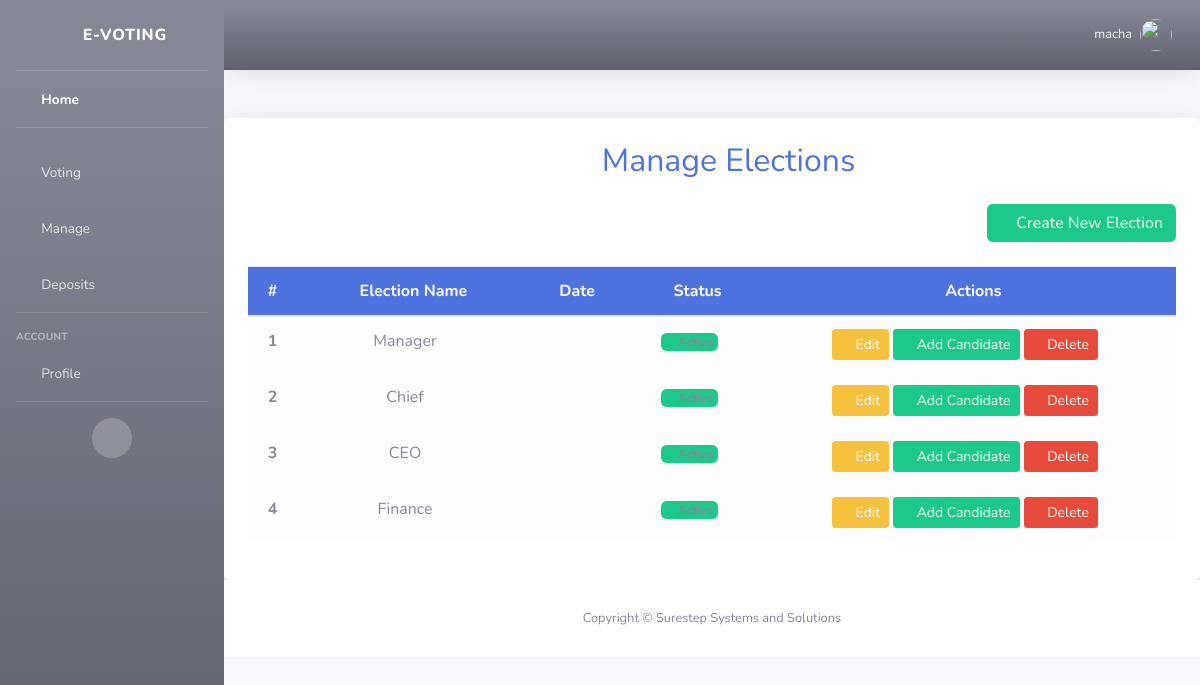
/man_elections (signed in), run on the app's committed database.
### webapp/models.py (models this page shows, shortened)
class Election(models.Model):
    STATUS_CHOICES = [
        ('pending', 'Pending'),
        ('active', 'Active'),
    ]
    name = models.CharField(max_length=255, unique=True)
    date = models.DateField()
    created_at = models.DateTimeField(default=timezone.now)
    status = models.CharField(max_length=10, choices=STATUS_CHOICES, default='pending')

### webapp/views.py (the view)
# urls.py: path('man_elections', views.manage_elections, name='man_elections'),
@login_required
def manage_elections(request):
    if request.method == "POST":
        election_id = request.POST.get("election_id")
        election = get_object_or_404(Election, id=election_id)
        election.delete()
        messages.success(request, "Election deleted successfully!")
        return redirect('manage_elections')  # Redirect after deletion
    elections = Election.objects.all()
    return render(request, 'man_elections.html', {'elections': elections})

### webapp/templates/man_elections.html (shortened to what this page needs)
{% extends 'base.html' %}
{% load static %}
{% block content %}
<div class="container mt-5 p-4 shadow-lg bg-white rounded">
    <h2 class="text-center mb-4 text-primary">
        <i class="fas fa-cogs"></i> Manage Elections
    </h2>
    <div class="d-flex justify-content-end mb-4">
        <a href="{% url 'create_election' %}" class="btn btn-success">
            <i class="fas fa-plus-circle"></i> Create New Election
        </a>
    </div>
    <div class="table-responsive">
        <table class="table table-hover text-center align-middle">
            <thead class="bg-primary text-white">
                <tr>
                    <th scope="col">#</th>
                    <th scope="col"><i class="fas fa-poll"></i> Election Name</th>
                    <th scope="col"><i class="fas fa-calendar-alt"></i> Date</th>
                    <th scope="col"><i class="fas fa-info-circle"></i> Status</th>
                    <th scope="col"><i class="fas fa-tools"></i> Actions</th>
                </tr>
            </thead>
            <tbody>
                {% for election in elections %}
                <tr class="table-light">
                    <th scope="row">{{ forloop.counter }}</th>
                    <td class="fw-bold">{{ election.name }}</td>
                    <td>{{ election.election_date }}</td>
                    <td>
                        {% if election.status == 'pending' %}
                        <span class="badge bg-warning text-dark"><i class="fas fa-clock"></i> Pending</span>
                        {% elif election.status == 'active' %}
                        <span class="badge bg-success"><i class="fas fa-check-circle"></i> Active</span>
                        {% else %}
                        <span class="badge bg-secondary"><i class="fas fa-flag-checkered text-light"></i> <span class="text-light">Completed</span></span>
                        {% endif %}
                    </td>
                    <td>
                        <button class="btn btn-warning btn-sm edit-election-btn"
                            data-id="{{ election.id }}"
                            data-name="{{ election.name }}"
                            data-status="{{ election.status }}"
                            data-date="{{ election.election_date }}">
                            <i class="fas fa-edit"></i> Edit
                        </button>
                        <a href="{% url 'create_candidate' %}?id={{ election.id }}" class="btn btn-success btn-sm">
                            <i class="fas fa-plus"></i> Add Candidate
                        </a>
                        <a href="{% url 'delete_election' %}?id={{ election.id }}" class="btn btn-danger btn-sm">
                            <i class="fas fa-trash-alt"></i> Delete
                        </a>
                    </td>
                </tr>
                {% empty %}
                <tr>
                    <td colspan="5" class="text-center text-muted">
                        <i class="fas fa-info-circle"></i> No elections available.
                    </td>
                </tr>
                {% endfor %}
            </tbody>
        </table>
    </div>
</div>
{% endblock %}

### webapp/templates/base.html (shortened to what this page needs)
{% load static %}
<!DOCTYPE html>
<html lang="en">
<head>
    <link href="{% static "vendor/fontawesome-free/css/all.min.css" %}" rel="stylesheet" type="text/css">
    <link href="{% static "css/sb-admin-2.min.css" %}" rel="stylesheet">
    <link href="{% static "vendor/datatables/dataTables.bootstrap4.min.css" %}" rel="stylesheet">
</head>
<body id="page-top">
    <div id="wrapper">
        <ul class="navbar-nav bg-gradient-secondary sidebar sidebar-dark accordion" id="accordionSidebar">
            <a class="sidebar-brand d-flex align-items-center justify-content-center" href="#">
                <div class="sidebar-brand-icon rotate-n-15">
                    <i class="fas fa-poll"></i>
                </div>
                <div class="sidebar-brand-text mx-3">E-Voting</div>
            </a>
            <hr class="sidebar-divider my-0">
            <li class="nav-item active">
                <a class="nav-link" href="#">
                    <i class="fas fa-fw fa-home"></i>
                    <span>Home</span>
                </a>
            </li>
            <hr class="sidebar-divider">
            <li class="nav-item">
                <a class="nav-link collapsed" href="#" data-toggle="collapse" data-target="#collapseLoans" aria-expanded="true" aria-controls="collapseLoans">
                    <i class="fas fa-fw fa-receipt"></i>
                    <span>Voting</span>
                </a>
                <div id="collapseLoans" class="collapse" aria-labelledby="headingLoans" data-parent="#accordionSidebar">
                <li class="nav-item">
                    <a class="nav-link collapsed" href="#" data-toggle="collapse" data-target="#collapsemanage" aria-expanded="true" aria-controls="collapsemanage">
                        <i class="fas fa-fw fa-receipt"></i>
                        <span>Manage</span>
                    </a>
                </li>
            <li class="nav-item">
                <a class="nav-link" href="#">
                    <i class="fas fa-fw fa-hand-holding-usd"></i>
                    <span>Deposits</span>
                </a>
            </li>
            <hr class="sidebar-divider">
            <div class="sidebar-heading">Account</div>
            <li class="nav-item">
                <a class="nav-link collapsed" href="#" data-toggle="collapse" data-target="#collapseAccount" aria-expanded="true" aria-controls="collapseAccount">
                    <i class="fas fa-fw fa-user"></i>
                    <span>Profile</span>
                </a>
            </li>
            <hr class="sidebar-divider d-none d-md-block">
            <div class="text-center d-none d-md-inline">
                <button class="rounded-circle border-0" id="sidebarToggle"></button>
            </div>
        </ul>
        <div id="content-wrapper" class="d-flex flex-column">
            <div id="content">
                <nav class="navbar navbar-expand  bg-gradient-secondary topbar mb-4 static-top shadow">
                    <ul class="navbar-nav ml-auto">
                        <li class="nav-item dropdown no-arrow">
                            <a class="nav-link dropdown-toggle" href="#" id="userDropdown" role="button" data-toggle="dropdown" aria-haspopup="true" aria-expanded="false">
                                <span class="mr-2 d-none d-lg-inline text-light small">{{ request.user.username }}</span>
                                <img class="img-profile rounded-circle" src="{% static '/img/undraw_profile.svg' %}">
                            </a>
                        </li>
                    </ul>
                </nav>
                {% block content %}
                {% endblock %}
            <footer class="sticky-footer bg-white">
                <div class="container my-auto">
                    <div class="copyright text-center my-auto">
                        <span>Copyright &copy; Surestep Systems and Solutions</span>
                    </div>
                </div>
            </footer>
        </div>
    </div>
</body>
</html>

### data on the page
Election: name "Manager", status "active" (drawn)
Election: name "Chief", status "active" (drawn)
Election: name "CEO", status "active" (drawn)
Election: name "Finance", status "active" (drawn)

### other printed values
{{ request.user.username }} "macha"
